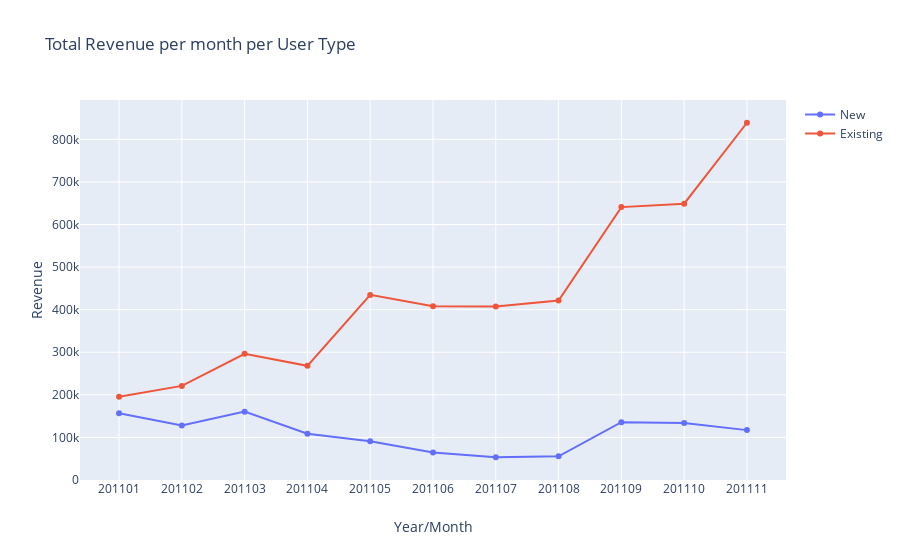

The notebook cell saved with this chart:
### Markdown cell above
Lets plot both revenues according to the user types

### Code cell
figure = go.Figure()

figure.add_trace(
                go.Scatter(
                            x= cust_uk_revenue_monthwise.loc[cust_uk_revenue_monthwise.UserType == 'New']['InvoiceYearMonth'] ,
                            y= cust_uk_revenue_monthwise.loc[cust_uk_revenue_monthwise.UserType == 'New']['Revenue'],
                            name = 'New'
                            
                ) )

figure.add_trace(
                go.Scatter(
                            x= cust_uk_revenue_monthwise.loc[cust_uk_revenue_monthwise.UserType == 'Existing']['InvoiceYearMonth'] ,
                            y= cust_uk_revenue_monthwise.loc[cust_uk_revenue_monthwise.UserType == 'Existing']['Revenue'],
                            name = 'Existing'
                 )
            )

figure.update_layout(title='Total Revenue per month per User Type',
                   xaxis_title='Year/Month',
                
                   yaxis_title='Revenue')
# py.iplot(figure, filename='basic-scatter')
figure.update_xaxes(type = 'category')
pio.show(figure)

### Figure 1 — Plotly figure (JSON) as saved in the notebook; plotly's stock layout.template omitted (floating-point values rounded to 4 significant figures)
{"data": [{"name": "New", "type": "scatter", "x": ["201101", "201102", "201103", "201104", "201105", "201106", "201107", "201108", "201109", "201110", "201111"], "y": [156700.0, 127900.0, 160600.0, 108500.0, 90850.0, 64480.0, 53450.0, 55620.0, 135700.0, 133900.0, 117200.0]}, {"name": "Existing", "type": "scatter", "x": ["201101", "201102", "201103", "201104", "201105", "201106", "201107", "201108", "201109", "201110", "201111"], "y": [195300.0, 221000.0, 296400.0, 268200.0, 434700.0, 408000.0, 407700.0, 421400.0, 640900.0, 648800.0, 839000.0]}], "layout": {"title": {"text": "Total Revenue per month per User Type"}, "xaxis": {"title": {"text": "Year/Month"}, "type": "category"}, "yaxis": {"title": {"text": "Revenue"}}}}
